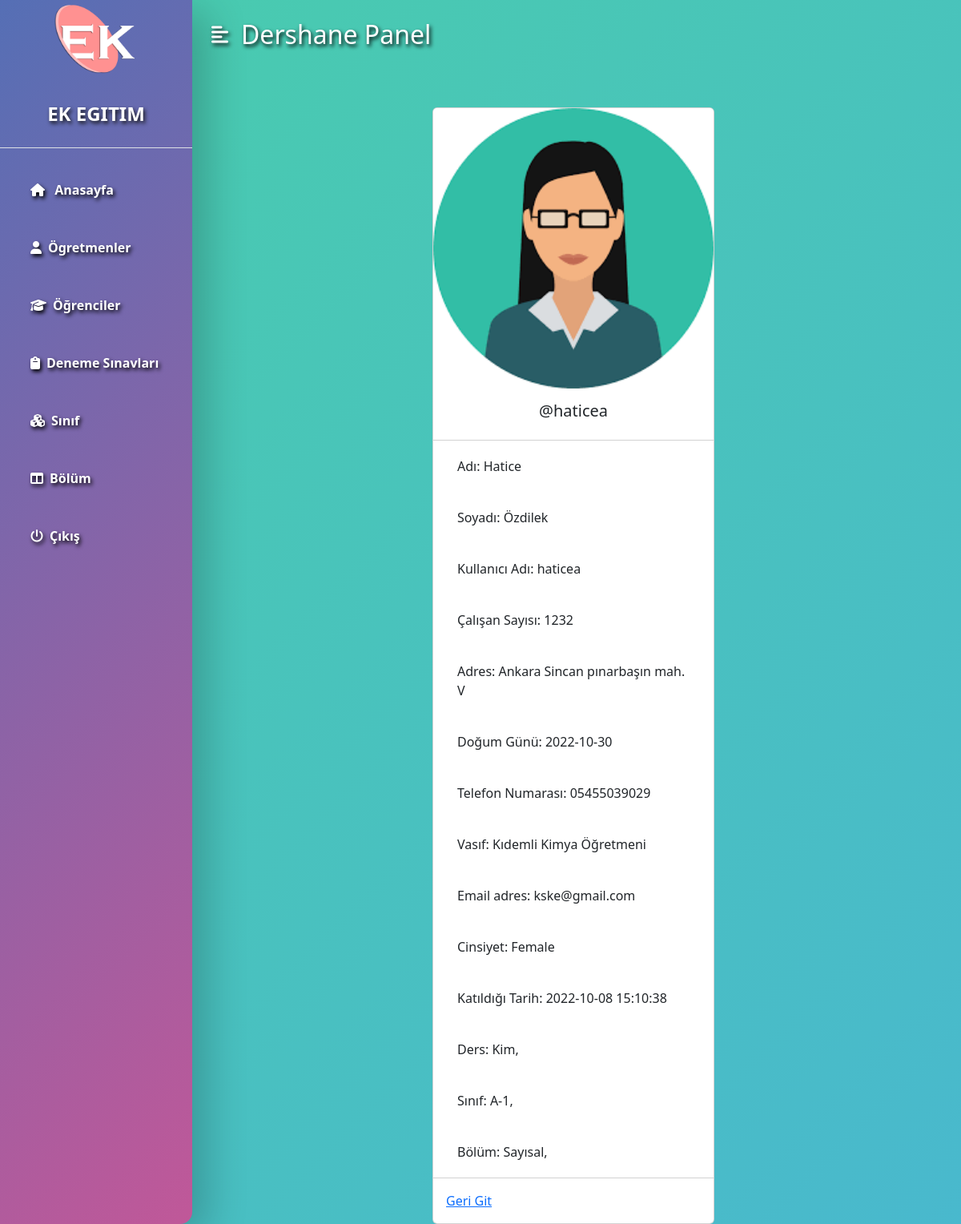
Page /admin/teacher-view.php?teacher_id=6 (signed in) on the committed database.
### tables this page shows
CREATE TABLE `teachers` (
  `teacher_id` int(11) NOT NULL,
  `username` varchar(127) NOT NULL,
  `password` varchar(255) NOT NULL,
  `fname` varchar(127) NOT NULL,
  `lname` varchar(127) NOT NULL,
  `subjects` varchar(31) NOT NULL,
  `grades` varchar(31) NOT NULL,
  `section` varchar(31) NOT NULL,
  `address` varchar(31) NOT NULL,
  `employee_number` int(11) NOT NULL,
  `date_of_birth` date DEFAULT NULL,
  `phone_number` varchar(31) NOT NULL,
  `qualification` varchar(127) NOT NULL,
  `gender` varchar(7) NOT NULL,
  `email_address` varchar(255) NOT NULL,
  `date_of_joined` datetime NOT NULL DEFAULT current_timestamp()
);

### admin/data/teacher.php (called while the page is built, shortened)
<?php
function getTeacherById($teacher_id, $conn){
   $sql = "SELECT * FROM teachers
           WHERE teacher_id=?";
   $stmt = $conn->prepare($sql);
   $stmt->execute([$teacher_id]);
   if ($stmt->rowCount() == 1) {
     $teacher = $stmt->fetch();
     return $teacher;
   }else {
    return 0;
   }
}

### admin/data/subject.php (called while the page is built, shortened)
<?php
function getSubjectById($subject_id, $conn){
   $sql = "SELECT * FROM subjects
           WHERE subject_id=?";
   $stmt = $conn->prepare($sql);
   $stmt->execute([$subject_id]);
   if ($stmt->rowCount() == 1) {
     $subject = $stmt->fetch();
     return $subject;
   }else {
   	return 0;
   }
}
 ?>

### admin/data/grade.php (called while the page is built, shortened)
<?php
function getGradeById($grade_id, $conn){
   $sql = "SELECT * FROM grades
           WHERE grade_id=?";
   $stmt = $conn->prepare($sql);
   $stmt->execute([$grade_id]);
   if ($stmt->rowCount() == 1) {
     $grade = $stmt->fetch();
     return $grade;
   }else {
    return 0;
   }
}

### admin/data/section.php (called while the page is built, shortened)
<?php
function getSectioById($grade_id, $conn){
   $sql = "SELECT * FROM section
           WHERE section_id=?";
   $stmt = $conn->prepare($sql);
   $stmt->execute([$grade_id]);
   if ($stmt->rowCount() == 1) {
     $grade = $stmt->fetch();
     return $grade;
   }else {
    return 0;
   }
}

### admin/teacher-view.php (the view, shortened to what this page needs)
<?php
if (isset($_SESSION['admin_id']) &&
    isset($_SESSION['role'])) {
    if ($_SESSION['role'] == 'Admin') {
       include "../DB_connection.php";
       include "data/teacher.php";
       include "data/subject.php";
       include "data/grade.php";
       include "data/section.php";
       if(isset($_GET['teacher_id'])){
       $teacher_id = $_GET['teacher_id'];
       $teacher = getTeacherById($teacher_id,$conn);
 ?>
<!DOCTYPE html>
<html lang="en">
<head>
	<link rel="stylesheet" href="https://cdn.jsdelivr.net/npm/bootstrap@5.2.0/dist/css/bootstrap.min.css">
	<link rel="stylesheet" href="../css/style.css">
  <link rel="stylesheet" href="https://cdnjs.cloudflare.com/ajax/libs/font-awesome/4.7.0/css/font-awesome.min.css">
</head>
<body>
    <?php
        if ($teacher != 0) {
     ?>
<div class="d-flex" id="wrapper">
<?php include "inc/sidebar.php";?>
    <div id="page-content-wrapper">
      <?php include "inc/sidebar-button.php";?>
     <div class="container mt-5" style="  display: block;
  margin-left: auto;
  margin-right: auto;
  width: 40%;">
         <div class="card" style="width: 22rem;">
          <img src="../img/ogretmen-<?=$teacher['gender']?>.png" class="card-img-top" alt="...">
          <div class="card-body">
            <h5 class="card-title text-center">@<?=$teacher['username']?></h5>
          </div>
          <ul class="list-group list-group-flush">
            <li class="list-group-item">Adı: <?=$teacher['fname']?></li>
            <li class="list-group-item">Soyadı: <?=$teacher['lname']?></li>
            <li class="list-group-item">Kullanıcı Adı: <?=$teacher['username']?></li>
            <li class="list-group-item">Çalışan Sayısı: <?=$teacher['employee_number']?></li>
            <li class="list-group-item">Adres: <?=$teacher['address']?></li>
            <li class="list-group-item">Doğum Günü: <?=$teacher['date_of_birth']?></li>
            <li class="list-group-item">Telefon Numarası: <?=$teacher['phone_number']?></li>
            <li class="list-group-item">Vasıf: <?=$teacher['qualification']?></li>
            <li class="list-group-item">Email adres: <?=$teacher['email_address']?></li>
            <li class="list-group-item">Cinsiyet: <?=$teacher['gender']?></li>
            <li class="list-group-item">Katıldığı Tarih: <?=$teacher['date_of_joined']?></li>
            <li class="list-group-item">Ders:
                <?php
                   $s = '';
                   $subjects = str_split(trim($teacher['subjects']));
                   foreach ($subjects as $subject) {
                      $s_temp = getSubjectById($subject, $conn);
                      if ($s_temp != 0)
                        $s .=$s_temp['subject_code'].', ';
                   }
                   echo $s;
                ?>
            </li>
            <li class="list-group-item">Sınıf:
                 <?php
                   $g = '';
                   $grades = str_split(trim($teacher['grades']));
                   foreach ($grades as $grade) {
                      $g_temp = getGradeById($grade, $conn);
                      if ($g_temp != 0)
                        $g .=$g_temp['grade_code'].'-'.
                             $g_temp['grade'].', ';
                   }
                   echo $g;
                  ?>
            </li>
            <li class="list-group-item">Bölüm:
                 <?php
                   $s = '';
                   $sections = str_split(trim($teacher['section']));
                   foreach ($sections as $section) {
                      $s_temp = getSectioById($section, $conn);
                      if ($s_temp != 0)
                        $s .= $s_temp['section'].', ';
                   }
                   echo $s;
                  ?>
            </li>
          </ul>
          <div class="card-body">
            <a href="teacher.php" class="card-link">Geri Git</a>
          </div>
        </div>
     </div>
     </div>
     </div>
     <?php
        }else {
          header("Location: teacher.php");
          exit;
        }
     ?>
</body>
</html>
<?php
    }else {
        header("Location: teacher.php");
        exit;
    }
  }else {
    header("Location: ../login.php");
    exit;
  }
}else {
	header("Location: ../login.php");
	exit;
}
?>

### admin/inc/sidebar.php
   <div class="bg-white" id="sidebar-wrapper" style="border-bottom-right-radius: 15px;">
   <link rel="stylesheet" href="https://cdnjs.cloudflare.com/ajax/libs/font-awesome/6.2.0/css/all.min.css" />
       <a class="sidebar-heading navbar-brand m-5" style="width: 500px;" href="index.php">
<img src="../logo.png" width="100px">
  </a>
       <div class="sidebar-heading text-center py-4 primary-text fs-4 fw-bold text-uppercase border-bottom">EK Egitim</div>
       <div class="list-group list-group-flush my-3">
           <a href="index.php" class="list-group-item list-group-item-action bg-transparent second-text fw-bold"><i class="fas fa fa-home m-2" aria-hidden="true"></i> Anasayfa</a>
           <?php if ($_SESSION['role'] == 'Admin') {?>
           <a href="teacher.php" class="list-group-item list-group-item-action bg-transparent second-text fw-bold"><i class="fas fa-light fa-user m-2"></i>Ögretmenler</a>
           <?php } ?>
           <?php if ($_SESSION['role'] == 'Teacher' || $_SESSION['role'] == 'Admin') {?>
           <a href="student.php" class="list-group-item list-group-item-action bg-transparent second-text fw-bold"><i class="fas fa-solid fa-graduation-cap m-2"></i>Öğrenciler</a>
            <?php } ?>
           <a href="exam.php" class="list-group-item list-group-item-action bg-transparent second-text fw-bold"><i class="fas fa-regular fa-clipboard m-2"></i>Deneme Sınavları</a>
           <a href="grade.php" class="list-group-item list-group-item-action bg-transparent second-text fw-bold"><i class="fa fa-cubes m-2"></i>Sınıf</a>
           <a href="section.php" class="list-group-item list-group-item-action bg-transparent second-text fw-bold"><i class="fa fa-columns m-2" ></i>Bölüm</a>
           <a href="../logout.php" class="list-group-item list-group-item-action bg-transparent second-text fw-bold"><i class="fas fa-power-off m-2"></i>Çıkış</a>
       </div>
   </div>

### admin/inc/sidebar-button.php (shortened to what this page needs)
<nav id="baslik-ismi" class="navbar navbar-expand-lg navbar-light bg-transparent py-4 px-4">
        <div class="d-flex align-items-center">
            <i class="fas fa-align-left primary-text fs-4 me-3" id="menu-toggle"></i>
            <h2 class="fs-2 m-0" class="dershane-panel">Dershane Panel</h2>
        </div>
    </nav>

### css/style.css (style rules this page uses)
:root { --main-bg-color: #00ADB5; --main-text-color: #ffffff; --second-text-color: #47B5FF; --second-bg-color: #ffffff; }
.primary-text { color: var(--main-text-color); text-shadow: 2px 3px 5px #131313; }
h2 { color: white; text-shadow: 2px 3px 5px #000000; }
.second-text { color: var(--main-text-color); text-shadow: 2px 3px 5px #000000; }
#wrapper { overflow-x: hidden; background: linear-gradient(-45deg, #ee8667, #e96295, #49b2d8, #49ccad); background-size: 400% 400%; animation: gradient 15s ease infinite; height: 100vh; }
#sidebar-wrapper { min-height: 100vh; margin-left: -15rem; -webkit-transition: margin 0.25s ease-out; -moz-transition: margin 0.25s ease-out; -o-transition: margin 0.25s ease-out; transition: margin 0.25s ease-out; }
#sidebar-wrapper .sidebar-heading { padding: 0.875rem 1.25rem; font-size: 1.2rem; }
#sidebar-wrapper .list-group { width: 15rem; }
#page-content-wrapper { min-width: 100vw; }
#menu-toggle { cursor: pointer; }
.list-group-item { border: none; padding: 20px 30px; }
@media (min-width: 768px) { #sidebar-wrapper { margin-left: 0; } }
@media (min-width: 768px) { #page-content-wrapper { min-width: 0; width: 100%; } }
#sidebar-wrapper { background: linear-gradient(-45deg, #FFFEEC, #9ADCFF, #E4508F, #556FB5); background-size: 400% 400%; animation: gradient 10s ease infinite; height: 100vh; box-shadow: rgba(0, 0, 0, 0.2) 20px 15px 50px; }

### rows in the picture
teachers: gender (picture), username "haticea", fname "Hatice", lname "Özdilek", employee_number "1232", address "Ankara Sincan pınarbaşın mah. V", date_of_birth "2022-10-30", phone_number "05455039029", qualification "Kıdemli Kimya Öğretmeni", email_address "kske@gmail.com", gender "Female", date_of_joined "2022-10-08 15:10:38"

### other values in the picture
$s "Kim,"
$g "A-1,"
$s "Sayısal,"
